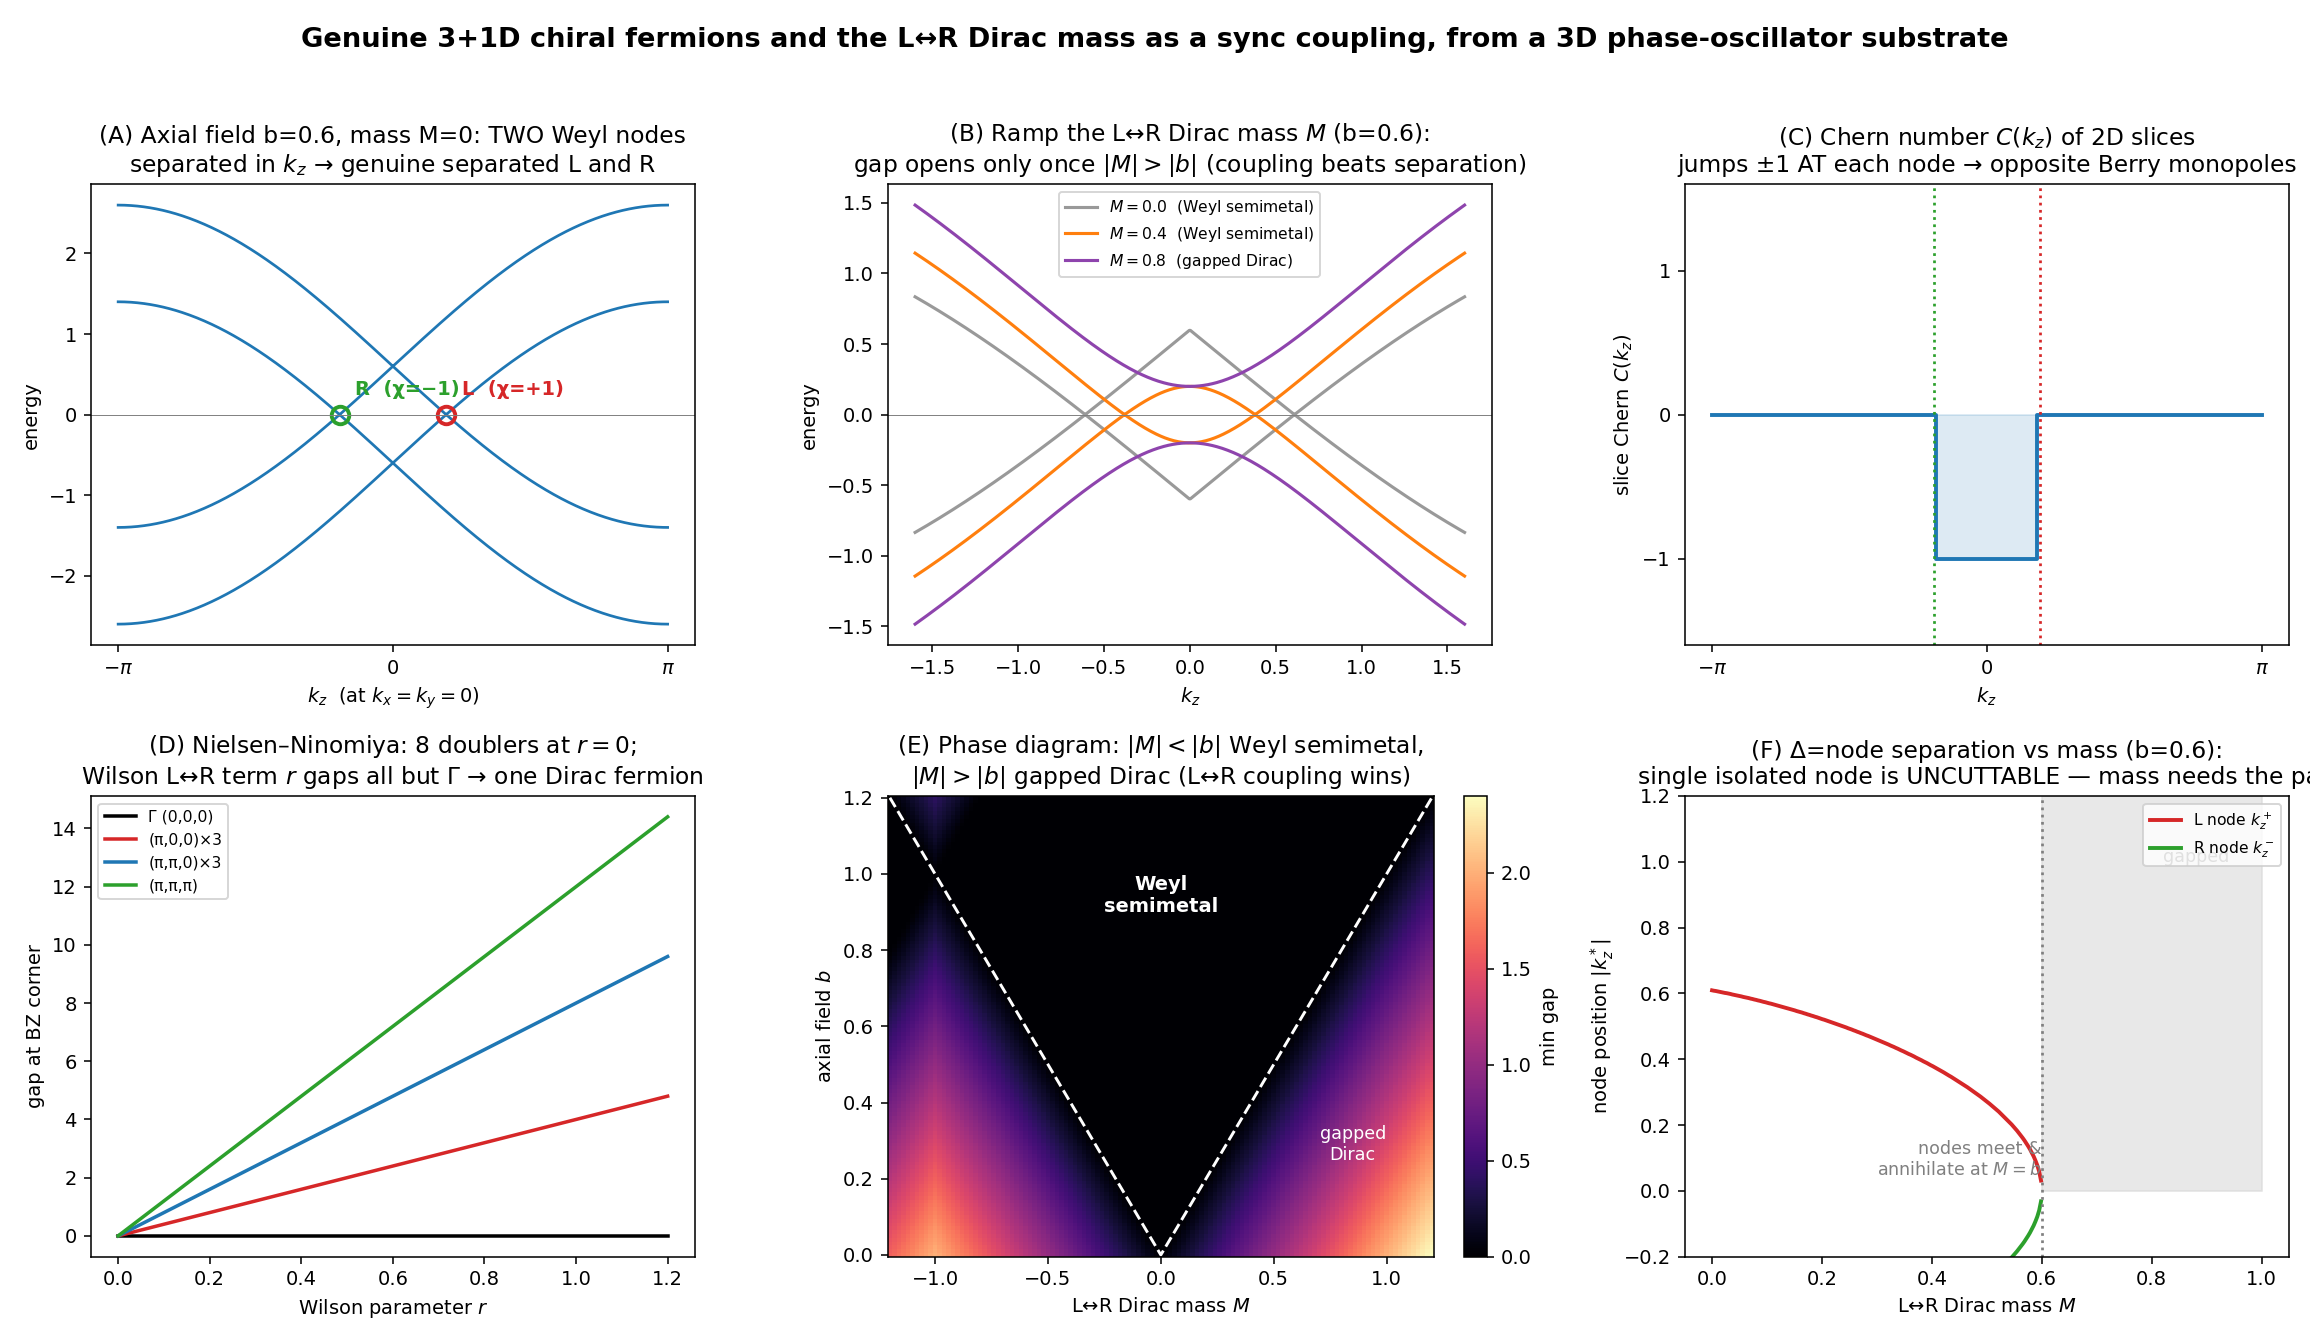

Generate this figure with Python:
"""
weyl3d_emergence.py — Genuine 3+1D chiral fermions and the L↔R Dirac mass
as a sync coupling, from a 3D phase-oscillator substrate
==========================================================================

THE UPGRADE (from code/honeycomb_emergence.py):
─────────────────────────────────────────────────────────────────────────
The 2D honeycomb gave Dirac cones, but in 2+1D there is no real γ⁵ — the two
"valleys" were only a chirality PROXY, and the L↔R Dirac mass had to be faked
as inter-valley scattering. In 3D the story becomes honest: the two
chiralities are GENUINE Weyl nodes separated in momentum, and the Dirac mass
is a real off-diagonal L↔R coupling. This is the lattice realisation of
"Two Regimes of the Chiral Mass Coupling."

MODEL — 4-band Wilson–Dirac on a cubic lattice, written in the CHIRAL basis
(τ = L/R chirality, σ = spin):

  H(k) = (σ·s(k)) τ_z  +  M_W(k) τ_x  +  b σ_z
         └────────────┘   └────────┘    └────┘
         two counter-chiral   L↔R Dirac    axial field that
         Weyl fermions        mass (sync   SEPARATES L,R in
         (τ_z=+ is L,         coupling)    momentum (k_z = ±b)
          τ_z=− is R)

  s_j(k) = sin k_j ,   M_W(k) = M + r Σ_j (1 − cos k_j)   (Wilson term)

SUBSTRATE  ⟷  EMERGENT DICTIONARY:
─────────────────────────────────────────────────────────────────────────
  kinetic  τ_z σ·s     ⟷  two Weyl oscillators of OPPOSITE chirality
  Dirac mass  M τ_x    ⟷  the L↔R sync coupling, m(ψ̄_L ψ_R + ψ̄_R ψ_L),
                          OFF-DIAGONAL in chirality (the headline claim)
  axial field b σ_z    ⟷  background that pulls L and R apart in k-space
  Wilson term  r       ⟷  momentum-dependent L↔R coupling that gaps the
                          zone-boundary DOUBLERS (Nielsen–Ninomiya fix)

THE THREE THINGS THIS DEMONSTRATES (numerically):
─────────────────────────────────────────────────────────────────────────
 (1) GENUINE CHIRALITY. With b≠0, M=0 the two Weyl nodes sit at k_z = ±k*,
     opposite Berry-monopole charge → real L and R (panels A, C).
 (2) MASS = L↔R COUPLING, AND IT NEEDS BOTH CHIRALITIES. The Dirac mass M
     gaps the fermion ONLY by coupling L to R, and ONLY when |M| > |b|
     (when the L↔R coupling beats the axial separation). A single isolated
     Weyl node can NEVER be gapped — chiral protection (panels B, E, F).
 (3) FERMION DOUBLING + ITS FIX. The naive (r=0) lattice fermion has 2³ = 8
     Weyl doublers at the BZ corners; the Wilson L↔R term r lifts 7 of them,
     leaving ONE physical Dirac fermion at Γ (panel D).

HONEST SCOPE (carried over):
─────────────────────────────────────────────────────────────────────────
  Statistics are still bosonic: this is the Dirac EQUATION/spinor/mass/
  chirality as a classical field theory. Fermionic Pauli exclusion needs the
  separate statistics-generating step (flux attachment / Wess–Zumino). What
  the 3D upgrade BUYS is point (2) above being literal, not analogy.
  See [[project_emergent_fields_substrate]].

Run:  MPLBACKEND=Agg python code/weyl3d_emergence.py
Deps: numpy, matplotlib
"""

import numpy as np
import matplotlib

matplotlib.use("Agg")
import matplotlib.pyplot as plt

# ----------------------------------------------------------------------------
# Pauli matrices and the 4x4 chiral-basis building blocks
# ----------------------------------------------------------------------------
s0 = np.eye(2, dtype=complex)
sx = np.array([[0, 1], [1, 0]], dtype=complex)
sy = np.array([[0, -1j], [1j, 0]], dtype=complex)
sz = np.array([[1, 0], [0, -1]], dtype=complex)


def kron(a, b):
    return np.kron(a, b)


# Gamma-like 4x4 operators in the chiral basis (τ ⊗ σ)
G_KIN = [kron(sz, sx), kron(sz, sy), kron(sz, sz)]   # τ_z σ_j  (kinetic)
G_MASS = kron(sx, s0)                                # τ_x      (L↔R Dirac mass)
G_AXIAL = kron(s0, sz)                               # σ_z      (axial field)

R_WILSON = 1.0   # Wilson parameter r


def hamiltonian(kx, ky, kz, M=0.0, b=0.0, r=R_WILSON):
    """4x4 Wilson–Dirac Bloch Hamiltonian at a single k-point."""
    s = [np.sin(kx), np.sin(ky), np.sin(kz)]
    Mw = M + r * (3 - np.cos(kx) - np.cos(ky) - np.cos(kz))
    H = Mw * G_MASS + b * G_AXIAL
    for sj, Gj in zip(s, G_KIN):
        H = H + sj * Gj
    return H


def ham_grid(KX, KY, KZ, M=0.0, b=0.0, r=R_WILSON):
    """Vectorised 4x4 Hamiltonian over an array of k-points -> (...,4,4)."""
    shp = np.broadcast(KX, KY, KZ).shape
    s = [np.sin(KX) * np.ones(shp), np.sin(KY) * np.ones(shp),
         np.sin(KZ) * np.ones(shp)]
    Mw = M + r * (3 - np.cos(KX) - np.cos(KY) - np.cos(KZ))
    H = Mw[..., None, None] * G_MASS + b * G_AXIAL
    for sj, Gj in zip(s, G_KIN):
        H = H + sj[..., None, None] * Gj
    return H


def bands_line(kz, kx=0.0, ky=0.0, M=0.0, b=0.0, r=R_WILSON):
    """Sorted eigenvalues along a k_z line -> (len(kz), 4)."""
    KZ = np.asarray(kz)
    H = ham_grid(np.full_like(KZ, kx), np.full_like(KZ, ky), KZ, M, b, r)
    return np.linalg.eigvalsh(H)


# ----------------------------------------------------------------------------
# Multiband (non-abelian) Chern number of a 2D (kx,ky) slice at fixed kz
# ----------------------------------------------------------------------------
def chern_slice(kz, M=0.0, b=0.0, r=R_WILSON, n=22):
    """Chern number of the 2 occupied (lowest) bands over a (kx,ky) BZ slice."""
    k = (np.arange(n)) * 2 * np.pi / n - np.pi
    KX, KY = np.meshgrid(k, k, indexing="ij")
    H = ham_grid(KX, KY, np.full_like(KX, kz), M, b, r)
    _, vecs = np.linalg.eigh(H)
    occ = vecs[..., :, :2]                      # (n,n,4,2) occupied frame

    def link(arr, axis):
        ov = np.einsum("...ca,...cb->...ab", np.conj(arr),
                       np.roll(arr, -1, axis=axis))
        d = np.linalg.det(ov)
        return d / np.abs(d)

    Ux, Uy = link(occ, 0), link(occ, 1)
    F = np.angle(Ux * np.roll(Uy, -1, axis=0) /
                 (np.roll(Ux, -1, axis=1) * Uy))
    return int(np.rint(F.sum() / (2 * np.pi)))


# On the line kx=ky=0, σ_z is a good quantum number, so the four bands are
# exactly ±b ± √Q(k_z) with Q = sin²k_z + (M + r(1−cos k_z))².  The middle gap
# is 2|b − √Q|, which we can evaluate analytically (no grid-miss artifact at
# the node, unlike sampling the eigenvalues).
def _sqrtQ(kz, M, b, r):
    return np.sqrt(np.sin(kz) ** 2 + (M + r * (1 - np.cos(kz))) ** 2)


def min_gap_nodal_line(M, b, r=R_WILSON, n=4000):
    """Exact smallest gap along kx=ky=0 (0 ⇒ gapless Weyl semimetal)."""
    kz = np.linspace(-np.pi, np.pi, n)
    d = _sqrtQ(kz, M, b, r) - b
    if d.min() < 0.0 < d.max():                  # √Q crosses b ⇒ true node
        return 0.0
    return float(2 * np.min(np.abs(d)))


def find_nodes(M, b, r=R_WILSON, n=8000):
    """Positive-k_z Weyl-node positions on the line kx=ky=0 (empty if gapped)."""
    kz = np.linspace(0.0, np.pi, n)
    d = _sqrtQ(kz, M, b, r) - b
    sign = np.where(np.diff(np.sign(d)))[0]
    return [0.5 * (kz[i] + kz[i + 1]) for i in sign]


# ============================================================================
# FIGURE
# ============================================================================
def main():
    fig, ax = plt.subplots(2, 3, figsize=(16.5, 9.6))
    fig.suptitle("Genuine 3+1D chiral fermions and the L↔R Dirac mass as a "
                 "sync coupling, from a 3D phase-oscillator substrate",
                 fontsize=14, fontweight="bold")

    B0 = 0.6          # axial field for the Weyl-semimetal panels
    kz = np.linspace(-np.pi, np.pi, 600)

    # ---- Panel A: two separated Weyl nodes = genuine L and R --------------
    a = ax[0, 0]
    E = bands_line(kz, M=0.0, b=B0)
    for c in range(4):
        a.plot(kz, E[:, c], color="#1f77b4", lw=1.4)
    kstar = find_nodes(0.0, B0)[0]               # exact node position
    for ks, lab, col in [(+kstar, "L  (χ=+1)", "#d62728"),
                         (-kstar, "R  (χ=−1)", "#2ca02c")]:
        a.plot(ks, 0, "o", ms=9, mfc="none", mec=col, mew=2)
        a.annotate(lab, (ks, 0), color=col, fontsize=10, fontweight="bold",
                   xytext=(8, 10), textcoords="offset points")
    a.axhline(0, color="gray", lw=0.5)
    a.set_title("(A) Axial field b=0.6, mass M=0: TWO Weyl nodes\n"
                "separated in $k_z$ → genuine separated L and R")
    a.set_xlabel("$k_z$  (at $k_x=k_y=0$)"); a.set_ylabel("energy")
    a.set_xticks([-np.pi, 0, np.pi]); a.set_xticklabels(["$-\\pi$", "0", "$\\pi$"])

    # ---- Panel B: L↔R mass gaps them, but only when |M| > |b| ------------
    a = ax[0, 1]
    kzz = np.linspace(-1.6, 1.6, 500)
    for Mv, col in [(0.0, "#999999"), (0.4, "#ff7f0e"), (0.8, "#8e44ad")]:
        Eb = bands_line(kzz, M=Mv, b=B0)
        a.plot(kzz, Eb[:, 1], color=col, lw=1.6)
        tag = "Weyl semimetal" if Mv < B0 else "gapped Dirac"
        a.plot(kzz, Eb[:, 2], color=col, lw=1.6,
               label=fr"$M={Mv:.1f}$  ({tag})")
    a.axhline(0, color="gray", lw=0.5)
    a.set_title("(B) Ramp the L↔R Dirac mass $M$ (b=0.6):\n"
                "gap opens only once $|M|>|b|$ (coupling beats separation)")
    a.set_xlabel("$k_z$"); a.set_ylabel("energy")
    a.legend(fontsize=8, loc="upper center")

    # ---- Panel C: Chern of (kx,ky) slices jumps ±1 across each node -------
    a = ax[0, 2]
    kz_slices = np.linspace(-np.pi, np.pi, 61)
    Cs = np.array([chern_slice(kzv, M=0.0, b=B0, n=22) for kzv in kz_slices])
    a.step(kz_slices, Cs, where="mid", color="#1f77b4", lw=2)
    a.fill_between(kz_slices, 0, Cs, step="mid", alpha=0.15, color="#1f77b4")
    for ks, col in [(+kstar, "#d62728"), (-kstar, "#2ca02c")]:
        a.axvline(ks, color=col, ls=":", lw=1.4)
    a.set_title("(C) Chern number $C(k_z)$ of 2D slices\n"
                "jumps ±1 AT each node → opposite Berry monopoles")
    a.set_xlabel("$k_z$"); a.set_ylabel("slice Chern $C(k_z)$")
    a.set_xticks([-np.pi, 0, np.pi]); a.set_xticklabels(["$-\\pi$", "0", "$\\pi$"])
    a.set_yticks([-1, 0, 1]); a.set_ylim(-1.6, 1.6)

    # ---- Panel D: fermion doubling and the Wilson fix --------------------
    a = ax[0, 0]  # placeholder, reassigned below
    a = ax[1, 0]
    rs = np.linspace(0, 1.2, 80)
    trims = {
        "Γ (0,0,0)": (0, 0, 0),
        "(π,0,0)×3": (np.pi, 0, 0),
        "(π,π,0)×3": (np.pi, np.pi, 0),
        "(π,π,π)": (np.pi, np.pi, np.pi),
    }
    cols = ["#000000", "#d62728", "#1f77b4", "#2ca02c"]
    for (lab, (kx, ky, kz0)), col in zip(trims.items(), cols):
        gaps = []
        for rv in rs:
            H = hamiltonian(kx, ky, kz0, M=0.0, b=0.0, r=rv)
            ev = np.linalg.eigvalsh(H)
            gaps.append(ev[2] - ev[1])
        a.plot(rs, gaps, color=col, lw=1.8, label=lab)
    a.set_title("(D) Nielsen–Ninomiya: 8 doublers at $r=0$;\n"
                "Wilson L↔R term $r$ gaps all but Γ → one Dirac fermion")
    a.set_xlabel("Wilson parameter $r$"); a.set_ylabel("gap at BZ corner")
    a.legend(fontsize=8, loc="upper left")

    # ---- Panel E: phase diagram in (M, b): WSM vs gapped Dirac -----------
    a = ax[1, 1]
    Ms = np.linspace(-1.2, 1.2, 121)
    bs = np.linspace(0.0, 1.2, 121)
    MM, BB = np.meshgrid(Ms, bs, indexing="ij")
    GAP = np.zeros_like(MM)
    for i in range(MM.shape[0]):
        for j in range(MM.shape[1]):
            GAP[i, j] = min_gap_nodal_line(MM[i, j], BB[i, j])
    pc = a.pcolormesh(Ms, bs, GAP.T, cmap="magma", shading="auto")
    a.plot(Ms, np.abs(Ms), "w--", lw=1.5)           # boundary |M| = |b|
    a.text(0.0, 0.9, "Weyl\nsemimetal", color="w", ha="center",
           fontsize=10, fontweight="bold")
    a.text(0.85, 0.25, "gapped\nDirac", color="w", ha="center", fontsize=9)
    a.set_title("(E) Phase diagram: $|M|<|b|$ Weyl semimetal,\n"
                "$|M|>|b|$ gapped Dirac (L↔R coupling wins)")
    a.set_xlabel("L↔R Dirac mass $M$"); a.set_ylabel("axial field $b$")
    fig.colorbar(pc, ax=a, fraction=0.046, label="min gap")

    # ---- Panel F: node positions merge & annihilate at |M|=|b| -----------
    a = ax[1, 2]
    Mm = np.linspace(0, 1.0, 300)
    kpos = np.array([(find_nodes(m, B0)[0] if find_nodes(m, B0) else np.nan)
                     for m in Mm])
    a.plot(Mm, kpos, color="#d62728", lw=2, label="L node $k_z^+$")
    a.plot(Mm, -kpos, color="#2ca02c", lw=2, label="R node $k_z^-$")
    a.axvline(B0, color="gray", ls=":", lw=1.4)
    a.annotate("nodes meet &\nannihilate at $M=b$", (B0, 0.05),
               fontsize=9, ha="right", color="gray")
    a.fill_betweenx([0, 1.2], B0, 1.0, color="0.85", alpha=0.6)
    a.text(0.82, 1.0, "gapped", fontsize=9, color="0.4")
    a.set_title("(F) Δ=node separation vs mass (b=0.6):\n"
                "single isolated node is UNCUTTABLE — mass needs the pair")
    a.set_xlabel("L↔R Dirac mass $M$"); a.set_ylabel("node position $|k_z^*|$")
    a.set_ylim(-0.2, 1.2); a.legend(fontsize=8, loc="upper right")

    fig.tight_layout(rect=[0, 0, 1, 0.96])
    out = "code/weyl3d_emergence.png"
    fig.savefig(out, dpi=140)
    print(f"[saved] {out}")

    # ------------------------------------------------------------------ stdout
    print("\n" + "=" * 70)
    print("GENUINE 3+1D CHIRAL FERMIONS FROM A 3D PHASE SUBSTRATE")
    print("=" * 70)
    print(f"  Weyl nodes at b={B0}, M=0 : k_z = ±{kstar:.3f}  "
          f"(Wilson-shifted from ±arcsin b)")
    print("  Chern of slice between nodes (k_z=0)   : "
          f"C = {chern_slice(0.0, 0.0, B0):+d}   (2D QH layer)")
    print("  Chern of slice outside nodes (k_z=π)   : "
          f"C = {chern_slice(np.pi, 0.0, B0):+d}   (trivial)")
    print("  → the ±1 jump IS the opposite chirality of L and R")
    print("-" * 70)
    print("  L↔R Dirac mass vs axial field  (b = 0.6):")
    for Mv in [0.0, 0.4, 0.6, 0.8]:
        g = min_gap_nodal_line(Mv, B0)
        phase = "Weyl semimetal (gapless)" if g < 1e-3 else "gapped Dirac"
        print(f"    M = {Mv:.1f} :  min gap = {g:6.3f}   {phase}")
    print("  → mass gaps the fermion ONLY for |M| > |b|: the L↔R coupling")
    print("    must overcome the chiral separation. A lone Weyl node cannot")
    print("    be gapped at all (chiral protection).")
    print("-" * 70)
    print("  Fermion doubling (r = 0, M = 0): gaps at the 8 BZ corners")
    for lab, (kx, ky, kz0) in {
            "Γ": (0, 0, 0), "(π,0,0)": (np.pi, 0, 0),
            "(π,π,0)": (np.pi, np.pi, 0), "(π,π,π)": (np.pi, np.pi, np.pi)}.items():
        ev0 = np.linalg.eigvalsh(hamiltonian(kx, ky, kz0, 0, 0, r=0.0))
        ev1 = np.linalg.eigvalsh(hamiltonian(kx, ky, kz0, 0, 0, r=1.0))
        print(f"    {lab:9s}: r=0 gap {ev0[2]-ev0[1]:.2f}  →  "
              f"r=1 gap {ev1[2]-ev1[1]:.2f}")
    print("  → Wilson r leaves only Γ light: ONE physical Dirac fermion.")
    print("=" * 70)
    print("CAVEAT (honest): statistics still bosonic — Pauli needs the")
    print("separate flux-attachment / Wess–Zumino step. What 3D BUYS is that")
    print("L↔R chirality and the mass-as-coupling are now LITERAL, not proxy.")


if __name__ == "__main__":
    main()
